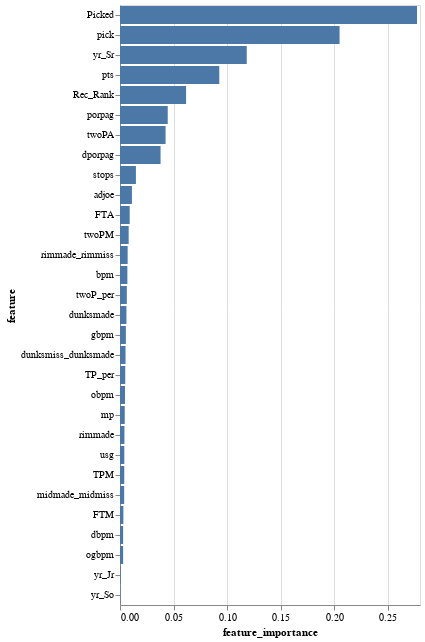

Notebook source saved alongside this figure:
### Code cell
#Visualize the feature importance
import altair as alt

alt.Chart(feat_imp_rf_df).mark_bar().encode(
    x='feature_importance',
    y=alt.Y("feature", sort='-x'),
    tooltip=['feature','feature_importance']
)

### Figure 1 — Vega-Lite specification as saved in the notebook (floating-point values rounded to 4 significant figures)
{"config": {"view": {"continuousWidth": 300, "continuousHeight": 300}}, "data": {"name": "data-eed5128030590942ebba2aff09ac651a"}, "mark": {"type": "bar"}, "encoding": {"tooltip": [{"field": "feature", "type": "nominal"}, {"field": "feature_importance", "type": "quantitative"}], "x": {"field": "feature_importance", "type": "quantitative"}, "y": {"field": "feature", "sort": "-x", "type": "nominal"}}, "$schema": "https://vega.github.io/schema/vega-lite/v5.20.1.json", "datasets": {"data-eed5128030590942ebba2aff09ac651a": [{"feature": "Picked", "feature_importance": 0.2772}, {"feature": "pick", "feature_importance": 0.2049}, {"feature": "yr_Sr", "feature_importance": 0.1183}, {"feature": "pts", "feature_importance": 0.09267}, {"feature": "Rec_Rank", "feature_importance": 0.06168}, {"feature": "porpag", "feature_importance": 0.04456}, {"feature": "twoPA", "feature_importance": 0.04255}, {"feature": "dporpag", "feature_importance": 0.03786}, {"feature": "stops", "feature_importance": 0.01486}, {"feature": "adjoe", "feature_importance": 0.01115}, {"feature": "FTA", "feature_importance": 0.009049}, {"feature": "twoPM", "feature_importance": 0.008099}, {"feature": "rimmade_rimmiss", "feature_importance": 0.00714}, {"feature": "bpm", "feature_importance": 0.00689}, {"feature": "twoP_per", "feature_importance": 0.006368}, {"feature": "dunksmade", "feature_importance": 0.006009}, {"feature": "gbpm", "feature_importance": 0.005471}, {"feature": "dunksmiss_dunksmade", "feature_importance": 0.005166}, {"feature": "TP_per", "feature_importance": 0.004902}, {"feature": "obpm", "feature_importance": 0.004662}, {"feature": "mp", "feature_importance": 0.004432}, {"feature": "rimmade", "feature_importance": 0.004139}, {"feature": "usg", "feature_importance": 0.004014}, {"feature": "TPM", "feature_importance": 0.003996}, {"feature": "midmade_midmiss", "feature_importance": 0.003905}, {"feature": "FTM", "feature_importance": 0.003156}, {"feature": "dbpm", "feature_importance": 0.002917}, {"feature": "ogbpm", "feature_importance": 0.002912}, {"feature": "yr_Jr", "feature_importance": 0.0006647}, {"feature": "yr_So", "feature_importance": 0.0002883}]}}
